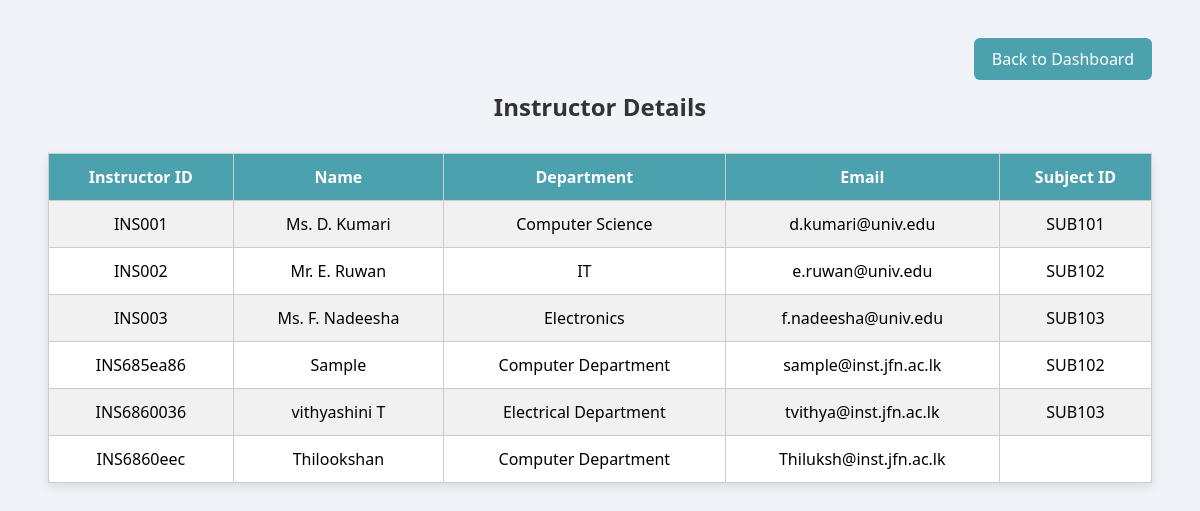
The page /instructor_details.php (signed in) on the database its author committed.
### tables this page shows
CREATE TABLE `instructor` (
  `Instruc_ID` varchar(10) NOT NULL,
  `Instruc_name` varchar(50) DEFAULT NULL,
  `Instruc_Email` varchar(50) DEFAULT NULL,
  `Department` varchar(50) DEFAULT NULL,
  `TO_ID` varchar(10) DEFAULT NULL,
  `Lecturer_ID` varchar(10) DEFAULT NULL,
  `Subject_ID` varchar(10) DEFAULT NULL
);

### instructor_details.php (the view, shortened to what this page needs)
<?php
include 'db.php';
$query = "SELECT Instruc_ID, Instruc_name, Department, Instruc_Email, Subject_ID FROM instructor";
$instructors = $conn->query($query);
?>
<!DOCTYPE html>
<html>
<head>
</head>
<body>
<div class="top-actions">
    <a href="labto_dashboard.php">Back to Dashboard</a>
</div>
<h2>Instructor Details</h2>
<table>
    <tr>
        <th>Instructor ID</th>
        <th>Name</th>
        <th>Department</th>
        <th>Email</th>
        <th>Subject ID</th>
    </tr>
    <?php while ($row = $instructors->fetch_assoc()): ?>
        <tr>
            <td><?= htmlspecialchars($row['Instruc_ID']) ?></td>
            <td><?= htmlspecialchars($row['Instruc_name']) ?></td>
            <td><?= htmlspecialchars($row['Department']) ?></td>
            <td><?= htmlspecialchars($row['Instruc_Email']) ?></td>
            <td><?= htmlspecialchars($row['Subject_ID']) ?></td>
        </tr>
    <?php endwhile; ?>
</table>
</body>
</html>

### instructor_details.php (style rules this page uses)
body { font-family: 'Segoe UI', sans-serif; background-color: #f0f4f8; padding: 40px; }
h2 { text-align: center; color: #333; margin-bottom: 30px; }
.top-actions { text-align: right; margin-bottom: 20px; }
.top-actions a { background-color: #4ca1af; color: white; padding: 10px 18px; text-decoration: none; border-radius: 6px; }
table { width: 100%; border-collapse: collapse; background-color: #ffffff; box-shadow: 0 4px 10px rgba(0,0,0,0.1); }
th, td { padding: 12px; border: 1px solid #ccc; text-align: center; }
th { background-color: #4ca1af; color: white; }
tr:nth-child(even) { background-color: #f1f1f1; }

### rows shown on the page
instructor: Instruc_ID "INS001", Instruc_name "Ms. D. Kumari", Department "Computer Science", Instruc_Email "d.kumari@univ.edu", Subject_ID "SUB101"
instructor: Instruc_ID "INS002", Instruc_name "Mr. E. Ruwan", Department "IT", Instruc_Email "e.ruwan@univ.edu", Subject_ID "SUB102"
instructor: Instruc_ID "INS003", Instruc_name "Ms. F. Nadeesha", Department "Electronics", Instruc_Email "f.nadeesha@univ.edu", Subject_ID "SUB103"
instructor: Instruc_ID "INS685ea86", Instruc_name "Sample", Department "Computer Department", Instruc_Email "sample@inst.jfn.ac.lk", Subject_ID "SUB102"
instructor: Instruc_ID "INS6860036", Instruc_name "vithyashini T", Department "Electrical Department", Instruc_Email "tvithya@inst.jfn.ac.lk", Subject_ID "SUB103"
instructor: Instruc_ID "INS6860eec", Instruc_name "Thilookshan", Department "Computer Department", Instruc_Email "Thiluksh@inst.jfn.ac.lk"
